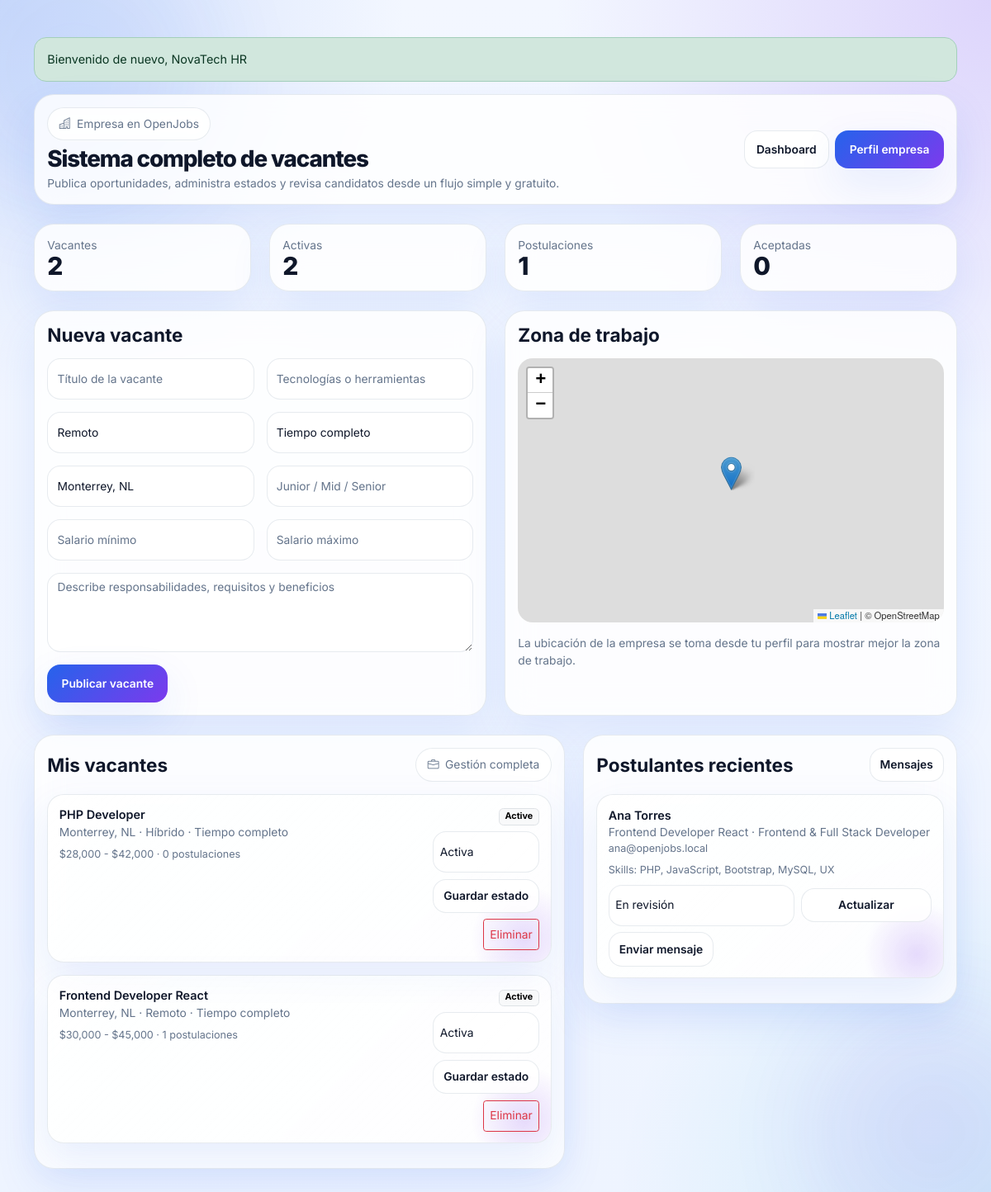
Page /company_jobs.php (signed in) on the committed database.
### tables this page shows
CREATE TABLE jobs (
  id INT AUTO_INCREMENT PRIMARY KEY,
  company_id INT NOT NULL,
  title VARCHAR(180) NOT NULL,
  description TEXT NOT NULL,
  technology VARCHAR(180) NULL,
  modality ENUM('Remoto','Presencial','Híbrido') DEFAULT 'Híbrido',
  employment_type VARCHAR(80) DEFAULT 'Tiempo completo',
  experience_required VARCHAR(60) DEFAULT 'Mid',
  location VARCHAR(150) NULL,
  salary_min DECIMAL(10,2) DEFAULT 0,
  salary_max DECIMAL(10,2) DEFAULT 0,
  status ENUM('active','paused','closed') DEFAULT 'active',
  created_at TIMESTAMP NULL DEFAULT CURRENT_TIMESTAMP,
  CONSTRAINT fk_job_company FOREIGN KEY (company_id) REFERENCES companies(id) ON DELETE CASCADE
);

CREATE TABLE companies (
  id INT AUTO_INCREMENT PRIMARY KEY,
  user_id INT NOT NULL,
  name VARCHAR(150) NOT NULL,
  description TEXT NULL,
  location VARCHAR(150) NULL,
  website VARCHAR(255) NULL,
  logo VARCHAR(255) NULL,
  latitude DECIMAL(10,6) NULL,
  longitude DECIMAL(10,6) NULL,
  verified TINYINT(1) NOT NULL DEFAULT 0,
  active_jobs INT NOT NULL DEFAULT 0,
  CONSTRAINT fk_company_user FOREIGN KEY (user_id) REFERENCES users(id) ON DELETE CASCADE
);

CREATE TABLE applications (
  id INT AUTO_INCREMENT PRIMARY KEY,
  job_id INT NOT NULL,
  user_id INT NOT NULL,
  status ENUM('enviada','revision','aceptada','rechazada') DEFAULT 'enviada',
  created_at TIMESTAMP DEFAULT CURRENT_TIMESTAMP,
  CONSTRAINT fk_app_job FOREIGN KEY (job_id) REFERENCES jobs(id) ON DELETE CASCADE,
  CONSTRAINT fk_app_user FOREIGN KEY (user_id) REFERENCES users(id) ON DELETE CASCADE,
  UNIQUE KEY uniq_application (job_id, user_id)
);

CREATE TABLE users (
  id INT AUTO_INCREMENT PRIMARY KEY,
  name VARCHAR(150) NOT NULL,
  email VARCHAR(150) NOT NULL UNIQUE,
  password VARCHAR(255) NOT NULL,
  role ENUM('admin','support','talent','company') NOT NULL,
  avatar VARCHAR(255) NULL,
  google_auth TINYINT(1) NOT NULL DEFAULT 0,
  points INT NOT NULL DEFAULT 0,
  level INT NOT NULL DEFAULT 1,
  created_at TIMESTAMP NULL DEFAULT CURRENT_TIMESTAMP
);

CREATE TABLE talent_profiles (
  id INT AUTO_INCREMENT PRIMARY KEY,
  user_id INT NOT NULL,
  headline VARCHAR(255) NULL,
  bio TEXT NULL,
  skills TEXT NULL,
  experience_years INT NOT NULL DEFAULT 0,
  location VARCHAR(150) NULL,
  xp INT NOT NULL DEFAULT 0,
  cv_file VARCHAR(255) NULL,
  CONSTRAINT fk_tp_user FOREIGN KEY (user_id) REFERENCES users(id) ON DELETE CASCADE
);

### app/helpers/helpers.php (called while the page is built, shortened)
<?php
function e(?string $value): string { return htmlspecialchars((string)$value, ENT_QUOTES, 'UTF-8'); }
function flash(string $key, ?string $value = null): ?string {
    $v = $_SESSION['_flash'][$key] ?? null; unset($_SESSION['_flash'][$key]); return $v;
}

### company_jobs.php (the view, shortened to what this page needs)
<?php
require_once __DIR__ . '/app/helpers/helpers.php';
$u=current_user();
$pdo=db();
$stmt=$pdo->prepare('SELECT * FROM companies WHERE user_id=? LIMIT 1');
$stmt->execute([$u['id']]);
$company=$stmt->fetch();
$companyId=(int)$company['id'];
$error=''; $success=flash('success');
$jobsStmt=$pdo->prepare('SELECT j.*,
    (SELECT COUNT(*) FROM applications a WHERE a.job_id=j.id) AS applicants
    FROM jobs j
    WHERE j.company_id=?
    ORDER BY j.id DESC');
$jobsStmt->execute([$companyId]);
$jobs=$jobsStmt->fetchAll();
$applicantsStmt=$pdo->prepare('SELECT a.id, a.status, a.created_at, u.id AS user_id, u.name, u.email, tp.headline, tp.skills, tp.cv_file, j.title
    FROM applications a
    JOIN jobs j ON j.id=a.job_id
    JOIN users u ON u.id=a.user_id
    LEFT JOIN talent_profiles tp ON tp.user_id=u.id
    WHERE j.company_id=?
    ORDER BY a.created_at DESC');
$applicantsStmt->execute([$companyId]);
$applicants=$applicantsStmt->fetchAll();
$stats = [
    'jobs' => count($jobs),
    'active' => count(array_filter($jobs, fn($job) => $job['status'] === 'active')),
    'applications' => count($applicants),
    'accepted' => count(array_filter($applicants, fn($row) => $row['status'] === 'aceptada')),
];
?>
<!doctype html>
<html lang="es">
<head>
<link rel="stylesheet" href="https://cdn.jsdelivr.net/npm/bootstrap@5.3.3/dist/css/bootstrap.min.css">
<link rel="stylesheet" href="https://cdn.jsdelivr.net/npm/bootstrap-icons@1.11.3/font/bootstrap-icons.min.css">
<link rel="stylesheet" href="https://unpkg.com/leaflet@1.9.4/dist/leaflet.css">
<link rel="stylesheet" href="assets/css/styles.css">
</head>
<body class="page-shell">
<div class="container py-4 py-lg-5">
    <?php if($success): ?><div class="alert alert-success rounded-4"><?= e($success) ?></div><?php endif; ?>
    <div class="glass-card mb-4">
        <div class="d-flex justify-content-between align-items-center flex-wrap gap-3">
            <div>
                <span class="pill-stat mb-2"><i class="bi bi-buildings"></i> Empresa en OpenJobs</span>
                <h1 class="section-title mb-1">Sistema completo de vacantes</h1>
                <p class="section-subtitle mb-0">Publica oportunidades, administra estados y revisa candidatos desde un flujo simple y gratuito.</p>
            </div>
            <div class="d-flex gap-2">
                <a class="btn btn-soft" href="dashboard.php">Dashboard</a>
                <a class="btn btn-gradient" href="profile.php">Perfil empresa</a>
            </div>
        </div>
    </div>
    <div class="row g-4 mb-4">
        <div class="col-md-3"><div class="metric-card"><div class="metric-label">Vacantes</div><div class="metric-value"><?= $stats['jobs'] ?></div></div></div>
        <div class="col-md-3"><div class="metric-card"><div class="metric-label">Activas</div><div class="metric-value"><?= $stats['active'] ?></div></div></div>
        <div class="col-md-3"><div class="metric-card"><div class="metric-label">Postulaciones</div><div class="metric-value"><?= $stats['applications'] ?></div></div></div>
        <div class="col-md-3"><div class="metric-card"><div class="metric-label">Aceptadas</div><div class="metric-value"><?= $stats['accepted'] ?></div></div></div>
    </div>
    <div class="row g-4">
        <div class="col-lg-6">
            <div class="panel-card h-100">
                <h4 class="fw-bold mb-3">Nueva vacante</h4>
                <form method="post" class="row g-3">
                    <div class="col-md-6"><input name="title" class="form-control" placeholder="Título de la vacante" required></div>
                    <div class="col-md-6"><input name="technology" class="form-control" placeholder="Tecnologías o herramientas"></div>
                    <div class="col-md-6">
                        <select name="modality" class="form-select">
                            <option>Remoto</option>
                        </select>
                    </div>
                    <div class="col-md-6"><input name="employment_type" class="form-control" value="Tiempo completo"></div>
                    <div class="col-md-6"><input name="location" class="form-control" value="<?= e($company['location'] ?? '') ?>" placeholder="Ubicación"></div>
                    <div class="col-md-6"><input name="experience_required" class="form-control" placeholder="Junior / Mid / Senior"></div>
                    <div class="col-md-6"><input type="number" step="0.01" name="salary_min" class="form-control" placeholder="Salario mínimo"></div>
                    <div class="col-md-6"><input type="number" step="0.01" name="salary_max" class="form-control" placeholder="Salario máximo"></div>
                    <div class="col-12"><textarea name="description" class="form-control" rows="4" placeholder="Describe responsabilidades, requisitos y beneficios" required></textarea></div>
                    <div class="col-12">
                        <button class="btn btn-gradient">Publicar vacante</button>
                    </div>
                </form>
            </div>
        </div>
        <div class="col-lg-6">
            <div class="panel-card h-100">
                <h4 class="fw-bold mb-3">Zona de trabajo</h4>
                <div id="map" style="height:320px;border-radius:18px"></div>
                <div class="small section-subtitle mt-3">La ubicación de la empresa se toma desde tu perfil para mostrar mejor la zona de trabajo.</div>
            </div>
        </div>
        <div class="col-lg-7">
            <div class="panel-card">
                <div class="d-flex justify-content-between align-items-center mb-3">
                    <h4 class="fw-bold mb-0">Mis vacantes</h4>
                    <span class="pill-stat"><i class="bi bi-briefcase"></i> Gestión completa</span>
                </div>
                <?php foreach($jobs as $j): ?>
                    <div class="showcase-card mb-3">
                        <div class="d-flex justify-content-between gap-3 flex-wrap">
                            <div>
                                <div class="fw-semibold"><?= e($j['title']) ?></div>
                                <div class="small section-subtitle"><?= e($j['location']) ?> · <?= e($j['modality']) ?> · <?= e($j['employment_type']) ?></div>
                                <div class="small mt-2">$<?= number_format((float)$j['salary_min']) ?> - $<?= number_format((float)$j['salary_max']) ?> · <?= (int)$j['applicants'] ?> postulaciones</div>
                            </div>
                            <div class="text-end">
                                <span class="badge text-bg-light border text-capitalize mb-2"><?= e($j['status']) ?></span>
                                <form method="post" class="d-grid gap-2 mb-2">
                                    <select name="job_status" class="form-select form-select-sm">
                                        <option value="active" <?= $j['status']==='active'?'selected':'' ?>>Activa</option>
                                    </select>
                                    <button class="btn btn-soft btn-sm">Guardar estado</button>
                                </form>
                                <form method="post" onsubmit="return confirm('¿Eliminar esta vacante?');">
                                    <button class="btn btn-outline-danger btn-sm">Eliminar</button>
                                </form>
                            </div>
                        </div>
                    </div>
                <?php endforeach; ?>
            </div>
        </div>
        <div class="col-lg-5">
            <div class="panel-card">
                <div class="d-flex justify-content-between align-items-center mb-3">
                    <h4 class="fw-bold mb-0">Postulantes recientes</h4>
                    <a class="btn btn-soft btn-sm" href="chat.php">Mensajes</a>
                </div>
                <?php foreach($applicants as $a): ?>
                    <div class="showcase-card mb-3">
                        <div class="fw-semibold"><?= e($a['name']) ?></div>
                        <div class="small section-subtitle"><?= e($a['title']) ?> · <?= e($a['headline'] ?? 'Sin titular profesional') ?></div>
                        <div class="small mb-2"><?= e($a['email']) ?></div>
                        <?php if(!empty($a['skills'])): ?><div class="small mb-2">Skills: <?= e($a['skills']) ?></div><?php endif; ?>
                        <form method="post" class="row g-2 align-items-center">
                            <div class="col-7">
                                <select name="application_status" class="form-select form-select-sm">
                                    <option value="revision" <?= $a['status']==='revision'?'selected':'' ?>>En revisión</option>
                                </select>
                            </div>
                            <div class="col-5"><button class="btn btn-soft btn-sm w-100">Actualizar</button></div>
                        </form>
                        <div class="d-flex gap-2 flex-wrap mt-2"><a class="btn btn-soft btn-sm" href="chat.php?to=<?= (int)$a['user_id'] ?>">Enviar mensaje</a></div>
                    </div>
                <?php endforeach; ?>
            </div>
        </div>
    </div>
</div>
</body>
</html>

### rows in the picture
jobs: id "2", company "1", title "PHP Developer", location "Monterrey, NL", modality "Híbrido", employment_type "Tiempo completo", salary_min "28,000", salary_max "42,000", applicants "0", status "Active", job_status "Activa"
companies: location "Monterrey, NL"
jobs: title "Frontend Developer React", location "Monterrey, NL", modality "Remoto", employment_type "Tiempo completo", salary_min "30,000", salary_max "45,000", applicants "1", status "Active", job_status "Activa"
applications: user.name "Ana Torres", job.title "Frontend Developer React", talent_profiles.headline "Frontend & Full Stack Developer", user.email "ana@openjobs.local", talent_profiles.skills "PHP, JavaScript, Bootstrap, MySQL, UX", application_status "En revisión"

### other values in the picture
$success "Bienvenido de nuevo, NovaTech HR"
$stats['accepted'] "0"
